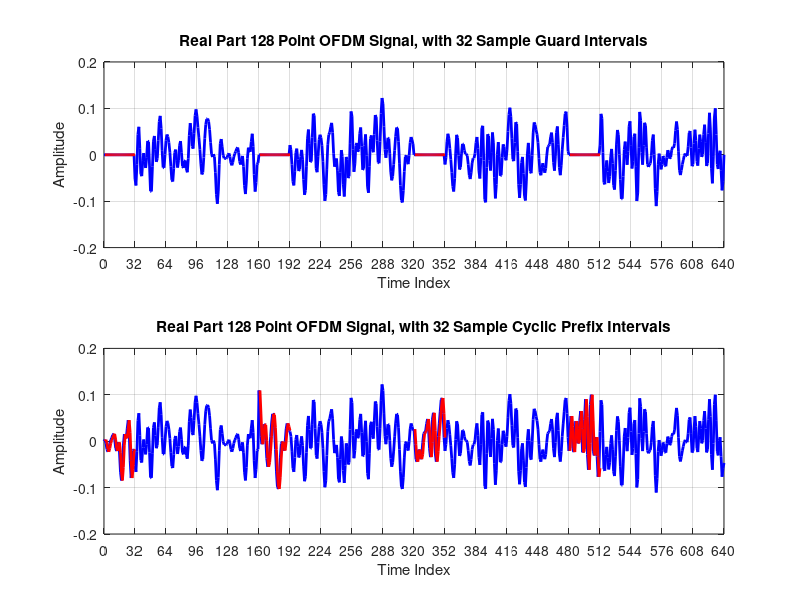

This figure's MATLAB source:
%% Part a

x0=[];          % empty array for OFDM with Guard interval
y0=[];          % empty array for OFDM with cyclic prefixes
for k=1:100
    fxx=zeros(1,128);
    dat=(floor(4*rand(1,54))-1.5)/1.5+j*(floor(4*rand(1,54))-1.5)/1.5;
    fxx(65+(-27:27))=[dat(1:27) 0 dat(28:54)];
    xx=ifft(fftshift(fxx));
    x0=[x0 zeros(1,32) xx];
    y0=[y0 xx(97:128) xx];
end

figure(1)
subplot(2,1,1)
plot(0:640, real(x0(1:641)),'b','linewidth',2)
hold on
for k=1:160:640
    plot(k:k+31,real(x0(k:k+31)),'r','linewidth',2)
end
hold off
grid on
set(gca,'XTick',[0:32:640])
axis([0 640 -0.2 0.2])
title('Real Part 128 Point OFDM Signal, with 32 Sample Guard Intervals')
xlabel('Time Index')
ylabel('Amplitude')
subplot(2,1,2)
plot(0:640, real(y0(1:641)),'b','linewidth',2)
hold on
for k=1:160:640
    plot(k:k+31,real(y0(k:k+31)),'r','linewidth',2)
end
hold off
grid on
set(gca,'XTick',[0:32:640])
axis([0 640 -0.2 0.2])
title('Real Part 128 Point OFDM Signal, with 32 Sample Cyclic Prefix Intervals')
xlabel('Time Index')
ylabel('Amplitude')